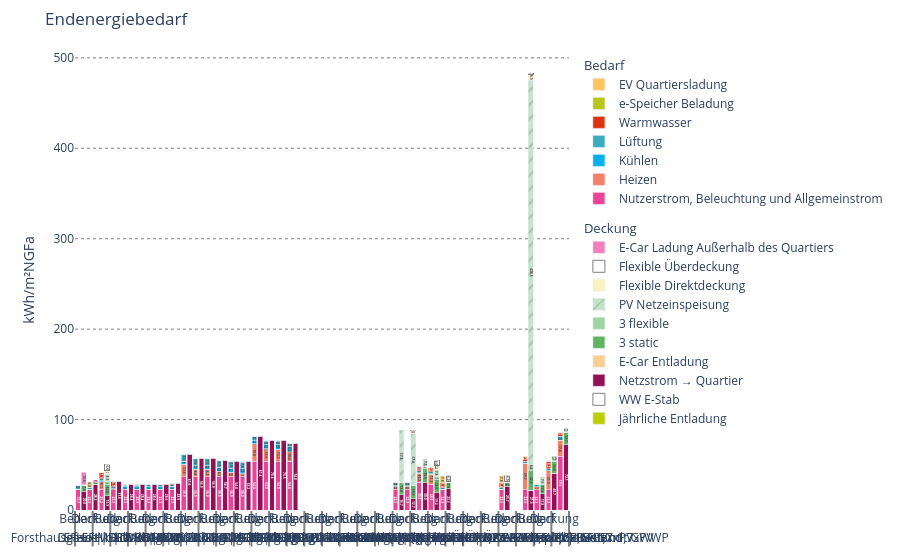

The notebook cell saved with this chart:
### Markdown cell above
## 14. Final-energy balance

### Code cell
report = reporting.materialize(
    project.view,
    "final_energy_balance",
)

plotly.render(report).show()
